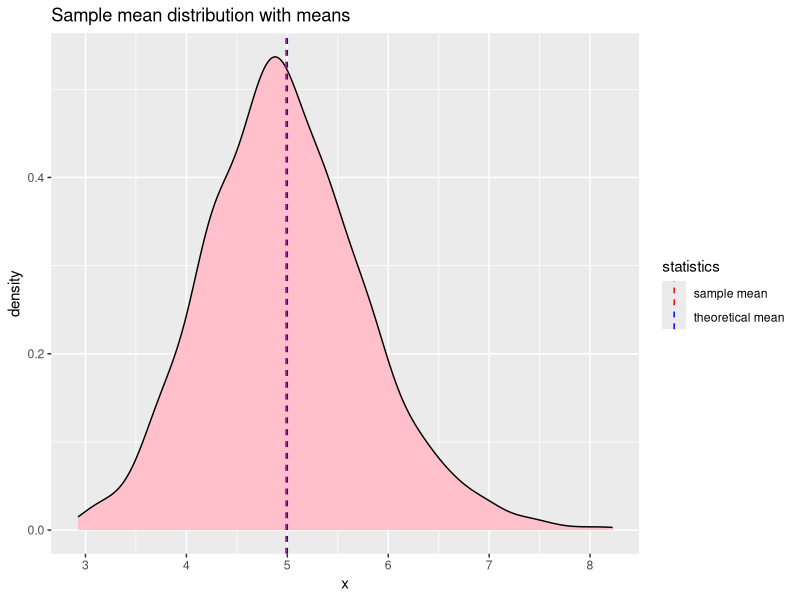
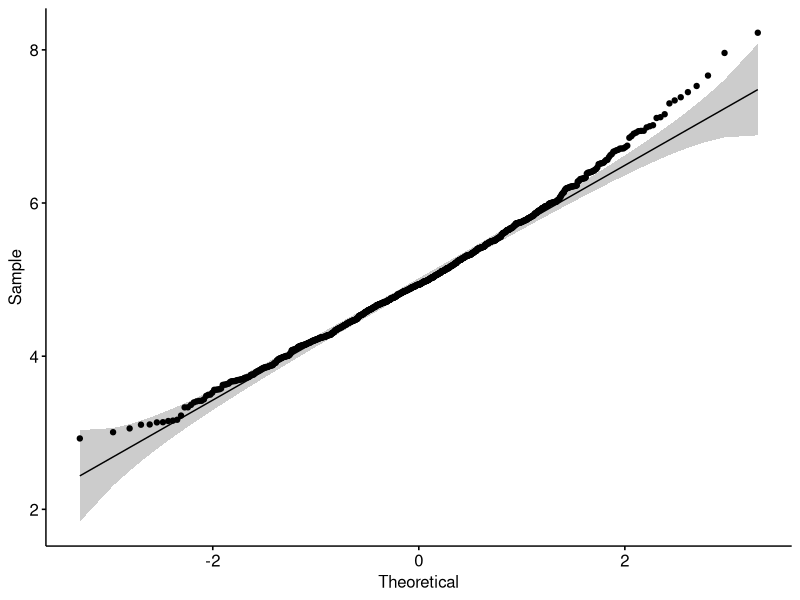
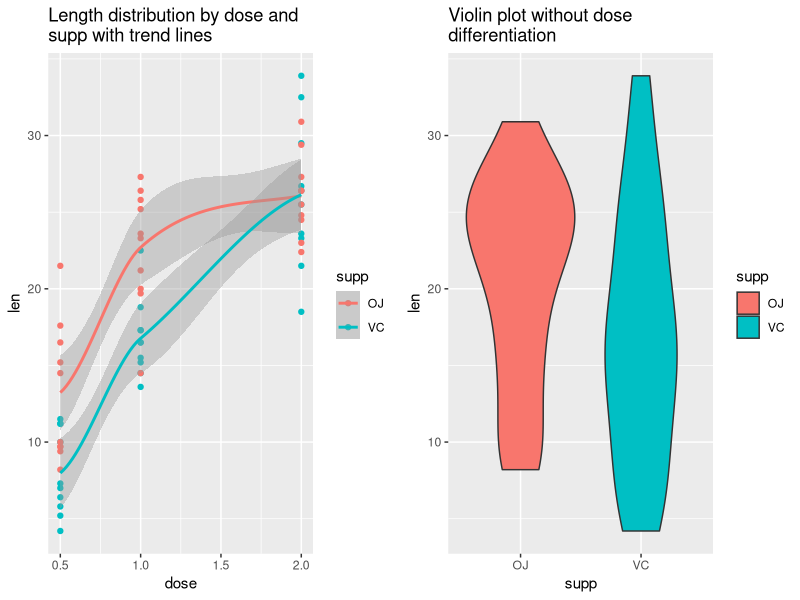

Source code (R) for these figures, in order: (Note: this script raises an error after producing the figures.)
## ---- chunk 1
#load libraries silently
require(knitr)
require(ggplot2)
require(ggpubr)
require(gridExtra)
require(dplyr)
## ---- chunk 2
set.seed(42)
n <- 40
lambda <- 0.2 
mns = NULL
for (i in 1 : 1000) mns = c(mns, mean(rexp(n, lambda)))
## ---- chunk 3
theory_mean <- 1/lambda
sample_mean <- mean(mns)
kable(cbind(theory_mean,sample_mean), digits = 3)
## ---- chunk 4
ggplot(data.frame(x = mns), aes(x = x)) + 
geom_density(fill = "pink") + 
geom_vline(aes(xintercept = mean(mns),color = "sample mean"),
           linetype="dashed") +
geom_vline(aes(xintercept = 1 / lambda,color = "theoretical mean"), 
           linetype="dashed")+
scale_color_manual(name = "statistics", 
                   values = c('sample mean' = "red", 'theoretical mean' = "blue")) +
labs(title = "Sample mean distribution with means")
## ---- chunk 5
theory_variance <- (1/lambda)/sqrt(40)
sample_variance <- sd(mns)
kable(cbind(theory_variance,sample_variance), digits = 3)
## ---- chunk 6
shapiro.test(mns)
## ---- chunk 7
ggqqplot(mns)
## ---- chunk 8
tooth <- datasets::ToothGrowth
summary(tooth)



p1 <-
    ggplot(tooth, aes(x = dose, y = len, color = supp)) +
    geom_point() + geom_smooth() +
    labs(title = "Length distribution by dose and \nsupp with trend lines")
p2 <-
    ggplot(tooth, aes(y = len, x = supp, fill = supp)) + geom_violin() +
    labs(title  = "Violin plot without dose \ndifferentiation")
grid.arrange(p1, p2, nrow = 1)
## ---- chunk 9
kable(tooth %>% group_by(supp, dose) %>% summarise(mean(len)))
## ---- chunk 10
t.test(len~supp, paired = FALSE, var.equal = FALSE, data = tooth)

## ---- chunk 11
toothshort <- tooth
y <- toothshort$len
group <- as.character(toothshort$supp)
testStat <- function(w, g)
    mean(w[g == "OJ"]) - mean(w[g == "VC"])
observedStat <- testStat(y, group)
permutations <-
    sapply(1:10000, function(i)
        testStat(y, sample(group)))
# difference in average count between b and c
observedStat
# share of more extreme
mean(permutations > observedStat)
# pvalue is very low - reject H0
## ---- chunk 12
tooth2doses <- subset(tooth, dose %in% c(0.5,2))
t.test(len~dose, paired = FALSE, var.equal = FALSE, data = tooth2doses)
